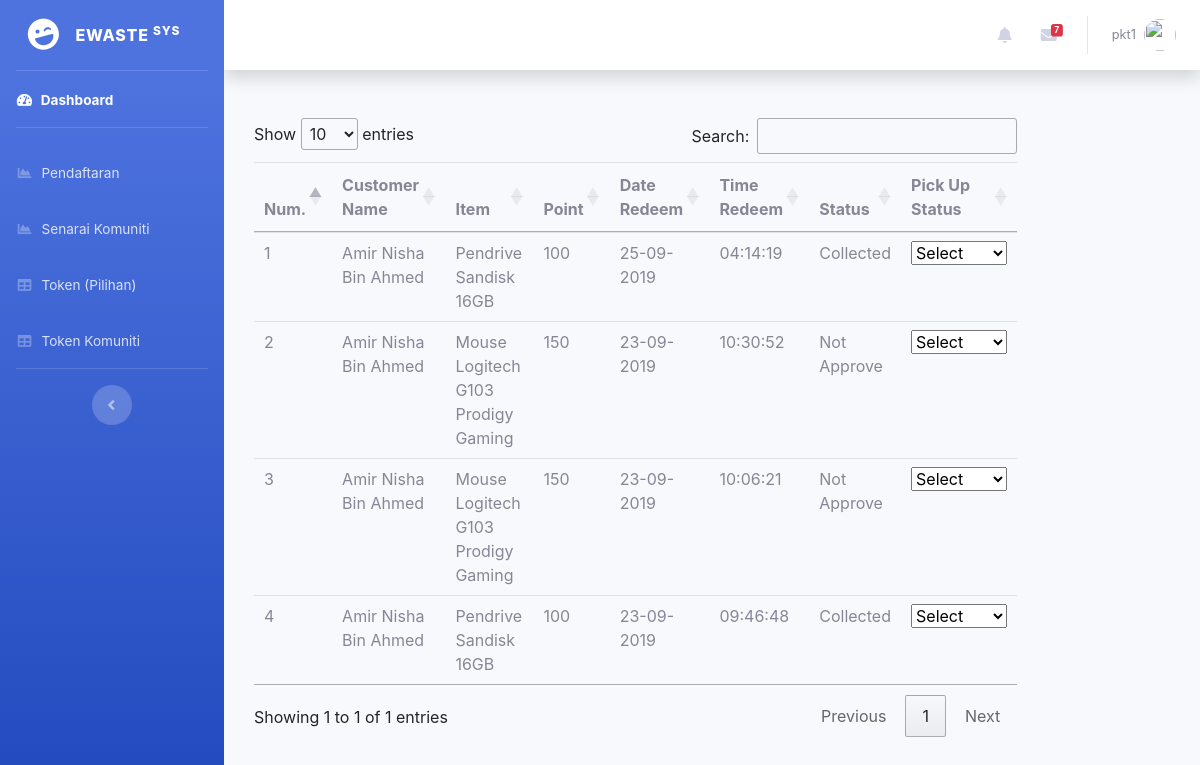
/collector/customerredeemitem.php (signed in), run on the app's committed database.
### tables this page shows
CREATE TABLE `collector` (
  `collectorid` int(100) NOT NULL,
  `nompendaftaran` int(100) NOT NULL,
  `namasyarikat` varchar(1000) NOT NULL,
  `username` varchar(100) NOT NULL,
  `password` varchar(1000) NOT NULL,
  `email` varchar(1000) NOT NULL,
  `nomtelefon` varchar(1000) NOT NULL,
  `status` int(10) NOT NULL
);

CREATE TABLE `historyredeem` (
  `id` int(11) NOT NULL,
  `ic_cus` varchar(1000) NOT NULL,
  `item` varchar(1000) NOT NULL,
  `point` varchar(1000) NOT NULL,
  `date` varchar(1000) NOT NULL,
  `time` varchar(1000) NOT NULL,
  `status` varchar(1000) NOT NULL
);

CREATE TABLE `costumer` (
  `costumer_id` int(10) NOT NULL,
  `costumer_type` varchar(50) NOT NULL,
  `costumer_name` varchar(1000) NOT NULL,
  `costumer_ic` varchar(50) NOT NULL,
  `costumer_contact` varchar(50) NOT NULL,
  `costumer_address` longtext NOT NULL,
  `costumer_daerah` text NOT NULL,
  `costumer_job` varchar(100) NOT NULL
);

### collector/customerredeemitem.php (the view, shortened to what this page needs)
<?php
	include("database/db_conection.php");
  $username = $_SESSION['username'];
  $sqlk = "SELECT * FROM collector WHERE username='$username' and status='1'";
  $hasil = mysqli_query($dbcon,$sqlk);
  $berjaya = mysqli_fetch_array($hasil);
include('includes/header.php');
include('includes/navbar.php');
  ?>
    <div id="content-wrapper" class="d-flex flex-column">
      <div id="content">
       <?PHP
	   include('includes/top-navbar.php');
	   ?>
        <div class="container-fluid">
<html>
<head>
<link rel="stylesheet" type="text/css" media="screen"  href="https://cdn.datatables.net/1.10.19/css/jquery.dataTables.min.css">
<link rel="stylesheet" type="text/css" href="https://cdnjs.cloudflare.com/ajax/libs/twitter-bootstrap/4.1.3/css/bootstrap.css">
<link rel="stylesheet" type="text/css" href="https://cdn.datatables.net/1.10.19/css/dataTables.bootstrap4.min.css">
</head>
<body>
<div class="container">
		<div class="col-lg-10 well">
	<div class="row">
		<table id="example" class="table">
		<thead>
		<tr>
		<th>Num.</th>
		<th>Customer Name</th>
		<th>Item</th>
		<th>Point</th>
		<th>Date Redeem</th>
		<th>Time Redeem</th>
		<th>Status</th>
		<th>Pick Up Status</th>
		</tr>
		</thead>
		<?PHP
		$num=1;
		$hsn=mysqli_query($dbcon,"select * from historyredeem order by id DESC");
		while($jhs=mysqli_fetch_array($hsn)){
			$status=$jhs['status'];
			$icx=$jhs['ic_cus'];
			$hsn2=mysqli_query($dbcon,"select * from costumer where costumer_ic='$icx'");
		    $jhs2=mysqli_fetch_array($hsn2);
		?>
		<tbody>
		<tr>
		<td><?PHP echo $num++;?></td>
			<td><?PHP echo $jhs2['costumer_name'];?></td>
		<td><?PHP echo $jhs['item'];?></td>
		<td><?PHP echo $jhs['point'];?></td>
		<td><?PHP echo $jhs['date'];?></td>
		<td><?PHP echo $jhs['time'];?></td>
		<td>
		<?PHP
		if($status=='0'){
			?>
			Not Approve
			<?PHP
		}
		else
		{
		?>
		<?PHP
		}
		?>
			<?PHP
		if($status=='2'){
			?>
Collected
<?PHP
		}
		else
		{
		?>
		<?PHP
		}
		?>
		</td>
		<td>
 <form method="POST"><select name="check" onchange="this.form.submit()">
	<option value="">Select</option>
	</select>
</form>
		</td>
		</tr>
		</tbody>
		<?PHP
		}
		?>
		</table>
				</div>
	</div>
	</div>
	</body>
</html>
        </div>
      </div>

### collector/includes/top-navbar.php (shortened to what this page needs)
<nav class="navbar navbar-expand navbar-light bg-white topbar mb-4 static-top shadow">
        <ul class="navbar-nav ml-auto">
          <li class="nav-item dropdown no-arrow mx-1">
            <a class="nav-link dropdown-toggle" href="#" id="alertsDropdown" role="button" data-toggle="dropdown" aria-haspopup="true" aria-expanded="false">
              <i class="fas fa-bell fa-fw"></i>
            </a>
          </li>
          <li class="nav-item dropdown no-arrow mx-1">
            <a class="nav-link dropdown-toggle" href="#" id="messagesDropdown" role="button" data-toggle="dropdown" aria-haspopup="true" aria-expanded="false">
              <i class="fas fa-envelope fa-fw"></i>
              <span class="badge badge-danger badge-counter">7</span>
            </a>
          </li>
          <li class="nav-item dropdown no-arrow">
            <a class="nav-link dropdown-toggle" href="#" id="userDropdown" role="button" data-toggle="dropdown" aria-haspopup="true" aria-expanded="false">
              <span class="mr-2 d-none d-lg-inline text-gray-600 small"><?PHP echo $berjaya['username'];?></span>
              <img class="img-profile rounded-circle" src="https://source.unsplash.com/QAB-WJcbgJk/60x60">
            </a>
          </li>
        </ul>
      </nav>

### data on the page
collector: username "pkt1"
historyredeem: costumer.costumer_name "Amir Nisha Bin Ahmed", item "Pendrive Sandisk 16GB", point "100", date "25-09-2019", time "04:14:19", status "Collected"
historyredeem: costumer.costumer_name "Amir Nisha Bin Ahmed", item "Mouse Logitech G103 Prodigy Gaming", point "150", date "23-09-2019", time "10:30:52", status "Not Approve"
historyredeem: costumer.costumer_name "Amir Nisha Bin Ahmed", item "Mouse Logitech G103 Prodigy Gaming", point "150", date "23-09-2019", time "10:06:21", status "Not Approve"
historyredeem: costumer.costumer_name "Amir Nisha Bin Ahmed", item "Pendrive Sandisk 16GB", point "100", date "23-09-2019", time "09:46:48", status "Collected"
